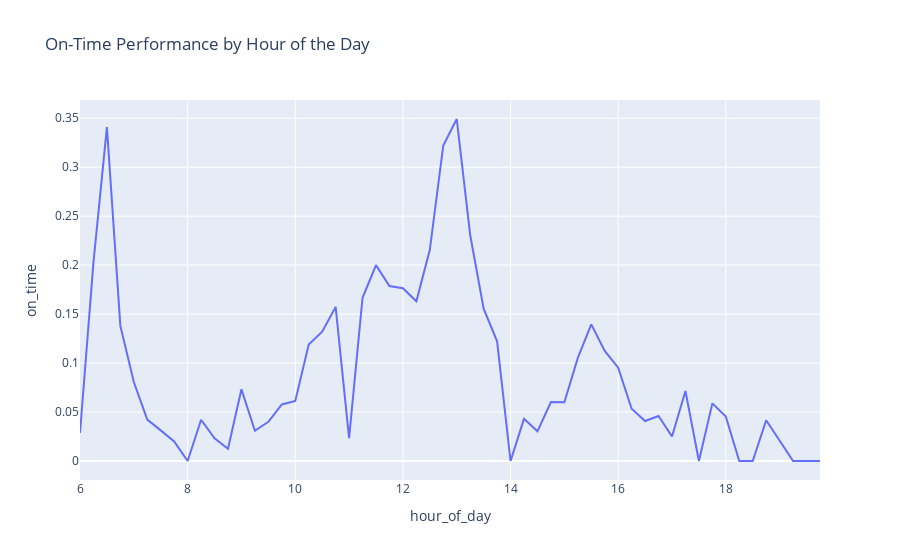

Notebook code cell kept with this figure:
### Code cell
# Hourly Analysis
hourly_performance = trip_data.groupby('hour_of_day')['on_time'].mean().reset_index()
fig = px.line(hourly_performance, x='hour_of_day', y='on_time', title='On-Time Performance by Hour of the Day')
fig.show()

### Figure 1 — Plotly figure (JSON) as saved in the notebook; plotly's stock layout.template omitted (floating-point values rounded to 4 significant figures)
{"data": [{"hovertemplate": "hour_of_day=%{x}<br>on_time=%{y}<extra></extra>", "legendgroup": "", "line": {"color": "#636efa", "dash": "solid"}, "marker": {"symbol": "circle"}, "mode": "lines", "name": "", "orientation": "v", "showlegend": false, "type": "scatter", "x": [6, 6.25, 6.5, 6.75, 7, 7.25, 7.5, 7.75, 8, 8.25, 8.5, 8.75, 9, 9.25, 9.5, 9.75, 10, 10.25, 10.5, 10.75, 11, 11.25, 11.5, 11.75, 12, 12.25, 12.5, 12.75, 13, 13.25, 13.5, 13.75, 14, 14.25, 14.5, 14.75, 15, 15.25, 15.5, 15.75, 16, 16.25, 16.5, 16.75, 17, 17.25, 17.5, 17.75, 18, 18.25, 18.5, 18.75, 19.25, 19.5, 19.75], "xaxis": "x", "y": [0.02857, 0.2027, 0.3409, 0.1379, 0.08065, 0.04225, 0.03125, 0.02, 0, 0.04211, 0.02326, 0.0125, 0.07317, 0.03093, 0.04, 0.05769, 0.06122, 0.119, 0.1321, 0.1573, 0.02326, 0.1667, 0.2, 0.1786, 0.1765, 0.163, 0.2157, 0.3222, 0.3492, 0.2308, 0.1556, 0.1222, 0, 0.04301, 0.0303, 0.06024, 0.06, 0.1053, 0.1395, 0.1124, 0.09524, 0.05333, 0.04082, 0.04598, 0.025, 0.07143, 0, 0.05882, 0.04545, 0, 0, 0.04167, 0, 0, 0], "yaxis": "y"}], "layout": {"legend": {"tracegroupgap": 0}, "title": {"text": "On-Time Performance by Hour of the Day"}, "xaxis": {"anchor": "y", "domain": [0, 1], "title": {"text": "hour_of_day"}}, "yaxis": {"anchor": "x", "domain": [0, 1], "title": {"text": "on_time"}}}}
